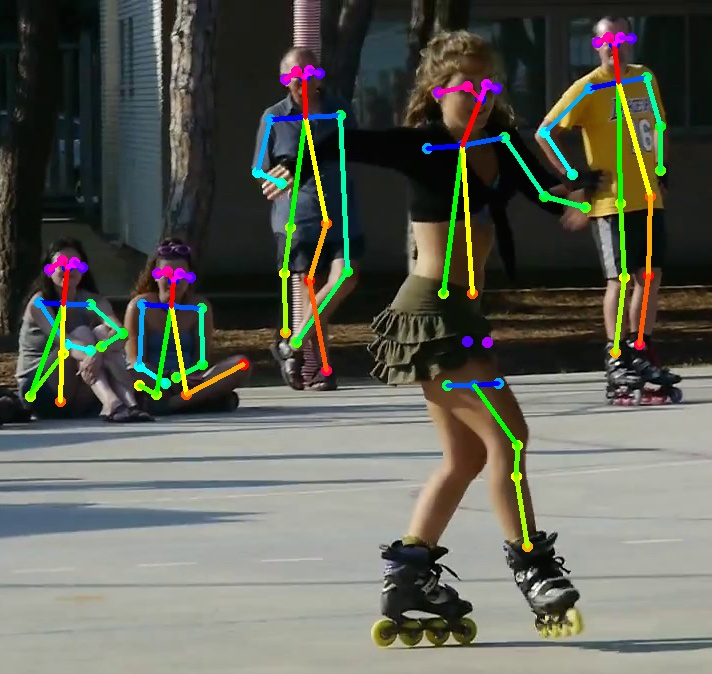

The script that drew this image:
import argparse
import logging
import sys
import time

from tf_pose import common
import cv2
import numpy as np
from tf_pose.estimator import TfPoseEstimator
from tf_pose.networks import get_graph_path, model_wh

logger = logging.getLogger('TfPoseEstimator')
logger.setLevel(logging.DEBUG)
ch = logging.StreamHandler()
ch.setLevel(logging.DEBUG)
formatter = logging.Formatter('[%(asctime)s] [%(name)s] [%(levelname)s] %(message)s')
ch.setFormatter(formatter)
logger.addHandler(ch)


if __name__ == '__main__':
    parser = argparse.ArgumentParser(description='tf-pose-estimation run')
    parser.add_argument('--image', type=str, default='./images/p1.jpg')
    parser.add_argument('--model', type=str, default='cmu', help='cmu / mobilenet_thin')

    parser.add_argument('--resize', type=str, default='0x0',
                        help='if provided, resize images before they are processed. default=0x0, Recommends : 432x368 or 656x368 or 1312x736 ')
    parser.add_argument('--resize-out-ratio', type=float, default=4.0,
                        help='if provided, resize heatmaps before they are post-processed. default=1.0')

    args = parser.parse_args()

    w, h = model_wh(args.resize)
    if w == 0 or h == 0:
        e = TfPoseEstimator(get_graph_path(args.model), target_size=(432, 368))
    else:
        e = TfPoseEstimator(get_graph_path(args.model), target_size=(w, h))

    # estimate human poses from a single image !
    image = common.read_imgfile(args.image, None, None)
    if image is None:
        logger.error('Image can not be read, path=%s' % args.image)
        sys.exit(-1)
    t = time.time()
    humans = e.inference(image, resize_to_default=(w > 0 and h > 0), upsample_size=args.resize_out_ratio)
    print(type(human[0]))
    elapsed = time.time() - t

    logger.info('inference image: %s in %.4f seconds.' % (args.image, elapsed))

    image = TfPoseEstimator.draw_humans(image, humans, imgcopy=False)

    import matplotlib.pyplot as plt

    fig = plt.figure()
    a = fig.add_subplot(2, 2, 1)
    a.set_title('Result')
    plt.imshow(cv2.cvtColor(image, cv2.COLOR_BGR2RGB))

    bgimg = cv2.cvtColor(image.astype(np.uint8), cv2.COLOR_BGR2RGB)
    bgimg = cv2.resize(bgimg, (e.heatMat.shape[1], e.heatMat.shape[0]), interpolation=cv2.INTER_AREA)

    # show network output
    a = fig.add_subplot(2, 2, 2)
    #plt.imshow(bgimg, alpha=0.5)
    tmp = np.amax(e.heatMat[:, :, :-1], axis=2)
    cv2.imwrite('zhiyu.jpg', image)
    #plt.imshow(tmp, cmap=plt.cm.gray, alpha=0.5)
    #plt.colorbar()

    #tmp2 = e.pafMat.transpose((2, 0, 1))
    #tmp2_odd = np.amax(np.absolute(tmp2[::2, :, :]), axis=0)
    #tmp2_even = np.amax(np.absolute(tmp2[1::2, :, :]), axis=0)

    #a = fig.add_subplot(2, 2, 3)
    #a.set_title('Vectormap-x')
    ## plt.imshow(CocoPose.get_bgimg(inp, target_size=(vectmap.shape[1], vectmap.shape[0])), alpha=0.5)
    #plt.imshow(tmp2_odd, cmap=plt.cm.gray, alpha=0.5)
    #plt.colorbar()

    #a = fig.add_subplot(2, 2, 4)
    #a.set_title('Vectormap-y')
    ## plt.imshow(CocoPose.get_bgimg(inp, target_size=(vectmap.shape[1], vectmap.shape[0])), alpha=0.5)
    #plt.imshow(tmp2_even, cmap=plt.cm.gray, alpha=0.5)
    #plt.colorbar()
    #plt.show()
